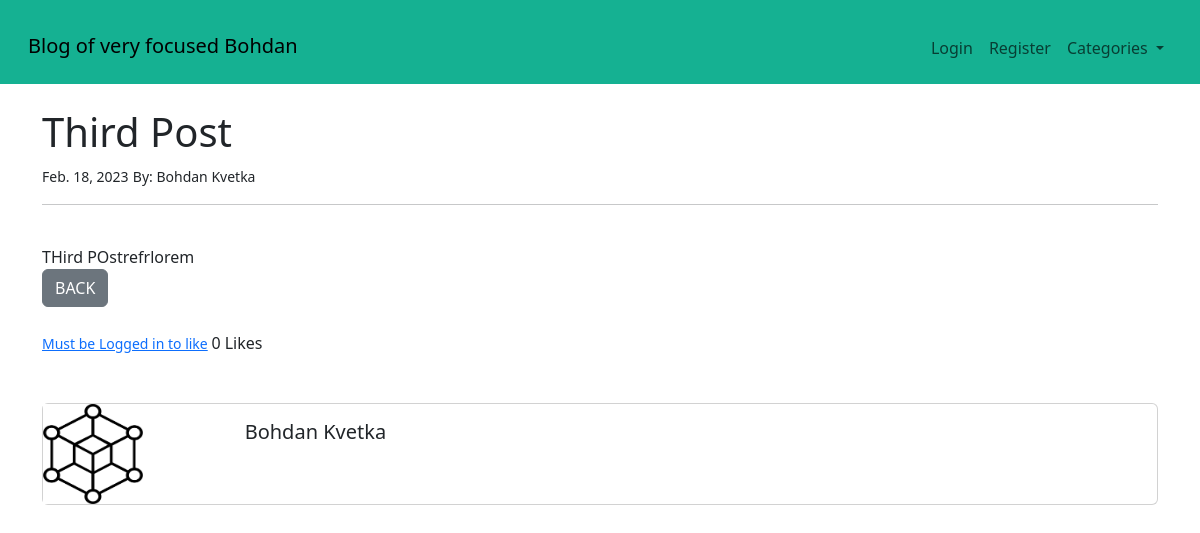
Page /article/5 on the committed database.
### bohdanwebsite/models.py (models this page shows, shortened)
class Post(models.Model):
    title = models.CharField(max_length=255)
    header_image = models.ImageField(null = True,blank = True,upload_to="images/")
    title_tag = models.CharField(max_length=255)
    author = models.ForeignKey(User,on_delete = models.CASCADE)
    body = RichTextField(blank=True,null=True)
    post_date = models.DateField(auto_now_add=True)
    category = models.CharField(max_length=255,default='coding')
    likes = models.ManyToManyField(User,related_name='blog_posts')
    def total_likes(self):
        return self.likes.count()

### bohdanwebsite/views.py (the view)
# urls.py: path('article/<int:pk>',ArticleDetailView.as_view(),name='article-detail'),
class ArticleDetailView(DetailView):
    model = Post
    template_name = 'article-details.html'
    def get_context_data(self,*args,**kwargs):
        cat_menu = Category.objects.all()
        context = super(DetailView,self).get_context_data(*args,**kwargs)
        stuff = get_object_or_404(Post,id=self.kwargs['pk'])
        total_likes = stuff.total_likes()
        liked = False
        if stuff.likes.filter( id=self.request.user.id).exists(): # type: ignore
            liked= True
        context["cat_menu"] = cat_menu
        context["total_likes"] = total_likes
        context["liked"] = liked
        return context

### bohdanwebsite/models.py (called while the page is built)
    def __str__(self):
        return self.name

### bohdanwebsite/templates/article-details.html (shortened to what this page needs)
{% extends 'base.html' %}
{%load static%}
{% block content%}
<h1>{{post.title}}</h1><small>{{post.post_date}}</small>
<small>By: {{post.author.first_name}}
        {{post.author.last_name}}
</small><br/> <hr>
<br>
{{  post.body | safe }}
<br/>
<a href="{% url 'home' %}"  class="btn btn-secondary">BACK</a>
<br>
<br>
<form action="{%url 'like_post' post.pk%}" method = "POST">
{% if user.is_authenticated%}
        {%if liked %}
                <button type= "submit",name="post_id",value="{{post.id}}",class="btn btn-danger btn-sm">Unlike</button>
        {%else%}
                <button type= "submit",name="post_id",value="{{post.id}}",class="btn btn-primary btn-sm">Like</button>
        {%endif%}
{%else%}
        <small> <a  href="{% url 'login' %}">Must be Logged in to like</a> </small>
 {%endif%}
                {{total_likes}} Likes
</form>
<br>
<br>
<div class="card mb-3" >
        <div class="row g-0">
          <div class="col-md-2">
                {% if post.author.profile.profile_pic%}
            <img src="{{post.author.profile.profile_image.url}}" class="img-fluid rounded-start rounded-circle" width=100 height=100 >
                {%else%}
                <img src="{%static 'bohdanwebsite/images/blockchain-icon-1.png' %}" width=100 height=100 >
            {%endif%}
        </div>
          <div class="col-md-10">
            <div class="card-body">
              <h5 class="card-title">{{post.author.first_name}}
                {{post.author.last_name}}</h5>
            </div>
          </div>
        </div>
      </div>
{% endblock %}

### rows in the picture
Post: title "Third Post", post_date "Feb. 18, 2023", author.first_name "Bohdan", author.last_name "Kvetka", body "THird POstrefrlorem"

### other values in the picture
{{ total_likes }} "0"
